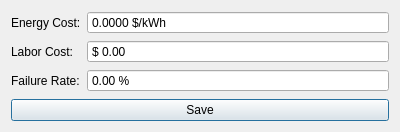
<?xml version="1.0" encoding="UTF-8"?>
<ui version="4.0">
 <class>SettingsDialog</class>
 <widget class="QDialog" name="SettingsDialog">
  <property name="geometry">
   <rect>
    <x>0</x>
    <y>0</y>
    <width>400</width>
    <height>132</height>
   </rect>
  </property>
  <property name="windowTitle">
   <string>Settings</string>
  </property>
  <layout class="QVBoxLayout" name="verticalLayout">
   <item>
    <layout class="QFormLayout" name="formLayout">
     <item row="0" column="0">
      <widget class="QLabel" name="energyCostLabel">
       <property name="text">
        <string>Energy Cost:</string>
       </property>
      </widget>
     </item>
     <item row="1" column="0">
      <widget class="QLabel" name="laborCostLabel">
       <property name="text">
        <string>Labor Cost:</string>
       </property>
      </widget>
     </item>
     <item row="1" column="1">
      <widget class="QDoubleSpinBox" name="laborCostDoubleSpinBox">
       <property name="buttonSymbols">
        <enum>QAbstractSpinBox::NoButtons</enum>
       </property>
       <property name="prefix">
        <string>$ </string>
       </property>
       <property name="maximum">
        <double>100000.000000000000000</double>
       </property>
      </widget>
     </item>
     <item row="2" column="0">
      <widget class="QLabel" name="failureRateLabel">
       <property name="text">
        <string>Failure Rate:</string>
       </property>
      </widget>
     </item>
     <item row="2" column="1">
      <widget class="QDoubleSpinBox" name="failureRateDoubleSpinBox">
       <property name="buttonSymbols">
        <enum>QAbstractSpinBox::NoButtons</enum>
       </property>
       <property name="suffix">
        <string> %</string>
       </property>
       <property name="maximum">
        <double>100.000000000000000</double>
       </property>
      </widget>
     </item>
     <item row="0" column="1">
      <widget class="QDoubleSpinBox" name="energyCostDoubleSpinBox">
       <property name="buttonSymbols">
        <enum>QAbstractSpinBox::NoButtons</enum>
       </property>
       <property name="suffix">
        <string> $/kWh</string>
       </property>
       <property name="decimals">
        <number>4</number>
       </property>
      </widget>
     </item>
    </layout>
   </item>
   <item>
    <widget class="QPushButton" name="savePrinterButton">
     <property name="text">
      <string>Save</string>
     </property>
    </widget>
   </item>
  </layout>
 </widget>
 <tabstops>
  <tabstop>energyCostDoubleSpinBox</tabstop>
  <tabstop>laborCostDoubleSpinBox</tabstop>
  <tabstop>failureRateDoubleSpinBox</tabstop>
  <tabstop>savePrinterButton</tabstop>
 </tabstops>
 <resources/>
 <connections>
  <connection>
   <sender>savePrinterButton</sender>
   <signal>clicked()</signal>
   <receiver>SettingsDialog</receiver>
   <slot>close()</slot>
   <hints>
    <hint type="sourcelabel">
     <x>199</x>
     <y>114</y>
    </hint>
    <hint type="destinationlabel">
     <x>199</x>
     <y>67</y>
    </hint>
   </hints>
  </connection>
 </connections>
</ui>
